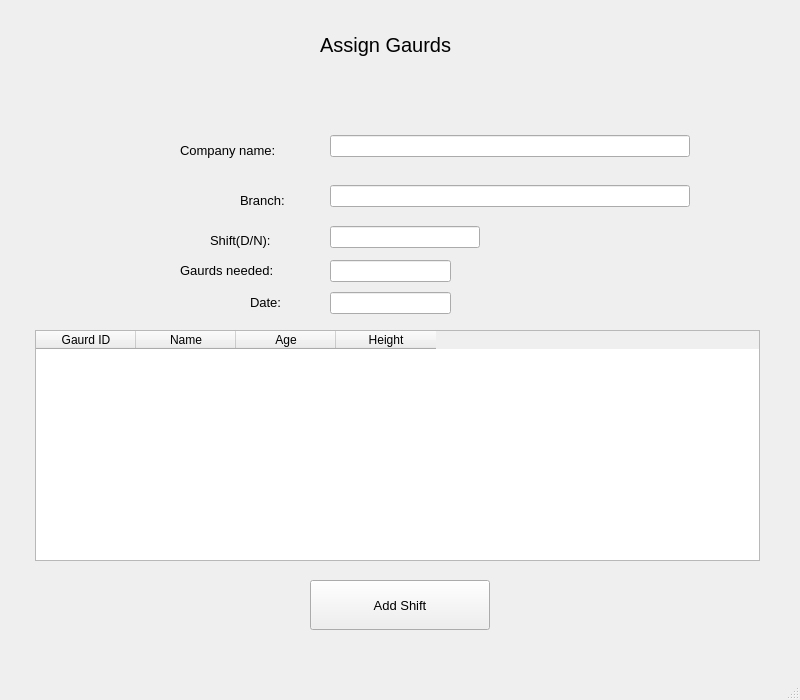
<?xml version="1.0" encoding="UTF-8"?>
<ui version="4.0">
 <class>MainWindow</class>
 <widget class="QMainWindow" name="MainWindow">
  <property name="geometry">
   <rect>
    <x>0</x>
    <y>0</y>
    <width>800</width>
    <height>700</height>
   </rect>
  </property>
  <property name="windowTitle">
   <string>MainWindow</string>
  </property>
  <widget class="QWidget" name="centralwidget">
   <widget class="QLabel" name="label">
    <property name="geometry">
     <rect>
      <x>320</x>
      <y>10</y>
      <width>160</width>
      <height>70</height>
     </rect>
    </property>
    <property name="font">
     <font>
      <pointsize>15</pointsize>
     </font>
    </property>
    <property name="text">
     <string>Assign Gaurds </string>
    </property>
   </widget>
   <widget class="QLabel" name="label_2">
    <property name="geometry">
     <rect>
      <x>180</x>
      <y>140</y>
      <width>131</width>
      <height>21</height>
     </rect>
    </property>
    <property name="font">
     <font>
      <pointsize>10</pointsize>
     </font>
    </property>
    <property name="text">
     <string>Company name: </string>
    </property>
   </widget>
   <widget class="QLabel" name="label_3">
    <property name="geometry">
     <rect>
      <x>240</x>
      <y>190</y>
      <width>71</width>
      <height>21</height>
     </rect>
    </property>
    <property name="font">
     <font>
      <pointsize>10</pointsize>
     </font>
    </property>
    <property name="text">
     <string>Branch:</string>
    </property>
   </widget>
   <widget class="QLabel" name="label_4">
    <property name="geometry">
     <rect>
      <x>180</x>
      <y>260</y>
      <width>150</width>
      <height>21</height>
     </rect>
    </property>
    <property name="font">
     <font>
      <pointsize>10</pointsize>
     </font>
    </property>
    <property name="text">
     <string>Gaurds needed:</string>
    </property>
   </widget>
   <widget class="QLineEdit" name="lineEdit_7">
    <property name="geometry">
     <rect>
      <x>330</x>
      <y>226</y>
      <width>150</width>
      <height>22</height>
     </rect>
    </property>
   </widget>
   <widget class="QTableWidget" name="tableWidget">
    <property name="geometry">
     <rect>
      <x>35</x>
      <y>330</y>
      <width>725</width>
      <height>231</height>
     </rect>
    </property>
    <column>
     <property name="text">
      <string>Gaurd ID</string>
     </property>
    </column>
    <column>
     <property name="text">
      <string>Name</string>
     </property>
    </column>
    <column>
     <property name="text">
      <string>Age</string>
     </property>
    </column>
    <column>
     <property name="text">
      <string>Height</string>
     </property>
    </column>
   </widget>
   <widget class="QPushButton" name="pushButton_5">
    <property name="geometry">
     <rect>
      <x>310</x>
      <y>580</y>
      <width>180</width>
      <height>50</height>
     </rect>
    </property>
    <property name="font">
     <font>
      <pointsize>10</pointsize>
     </font>
    </property>
    <property name="text">
     <string>Add Shift</string>
    </property>
   </widget>
   <widget class="QLineEdit" name="lineEdit_9">
    <property name="geometry">
     <rect>
      <x>330</x>
      <y>185</y>
      <width>360</width>
      <height>22</height>
     </rect>
    </property>
   </widget>
   <widget class="QLineEdit" name="lineEdit_10">
    <property name="geometry">
     <rect>
      <x>330</x>
      <y>135</y>
      <width>360</width>
      <height>22</height>
     </rect>
    </property>
   </widget>
   <widget class="QLineEdit" name="lineEdit_11">
    <property name="geometry">
     <rect>
      <x>330</x>
      <y>292</y>
      <width>121</width>
      <height>22</height>
     </rect>
    </property>
    <property name="text">
     <string/>
    </property>
   </widget>
   <widget class="QLabel" name="label_7">
    <property name="geometry">
     <rect>
      <x>250</x>
      <y>292</y>
      <width>141</width>
      <height>21</height>
     </rect>
    </property>
    <property name="font">
     <font>
      <pointsize>10</pointsize>
     </font>
    </property>
    <property name="text">
     <string>Date:</string>
    </property>
   </widget>
   <widget class="QLineEdit" name="lineEdit_12">
    <property name="geometry">
     <rect>
      <x>330</x>
      <y>260</y>
      <width>121</width>
      <height>22</height>
     </rect>
    </property>
    <property name="text">
     <string/>
    </property>
   </widget>
   <widget class="QLabel" name="label_8">
    <property name="geometry">
     <rect>
      <x>210</x>
      <y>230</y>
      <width>141</width>
      <height>21</height>
     </rect>
    </property>
    <property name="font">
     <font>
      <pointsize>10</pointsize>
     </font>
    </property>
    <property name="text">
     <string>Shift(D/N):</string>
    </property>
   </widget>
  </widget>
  <widget class="QMenuBar" name="menubar">
   <property name="geometry">
    <rect>
     <x>0</x>
     <y>0</y>
     <width>800</width>
     <height>26</height>
    </rect>
   </property>
  </widget>
  <widget class="QStatusBar" name="statusbar"/>
 </widget>
 <resources/>
 <connections/>
</ui>
